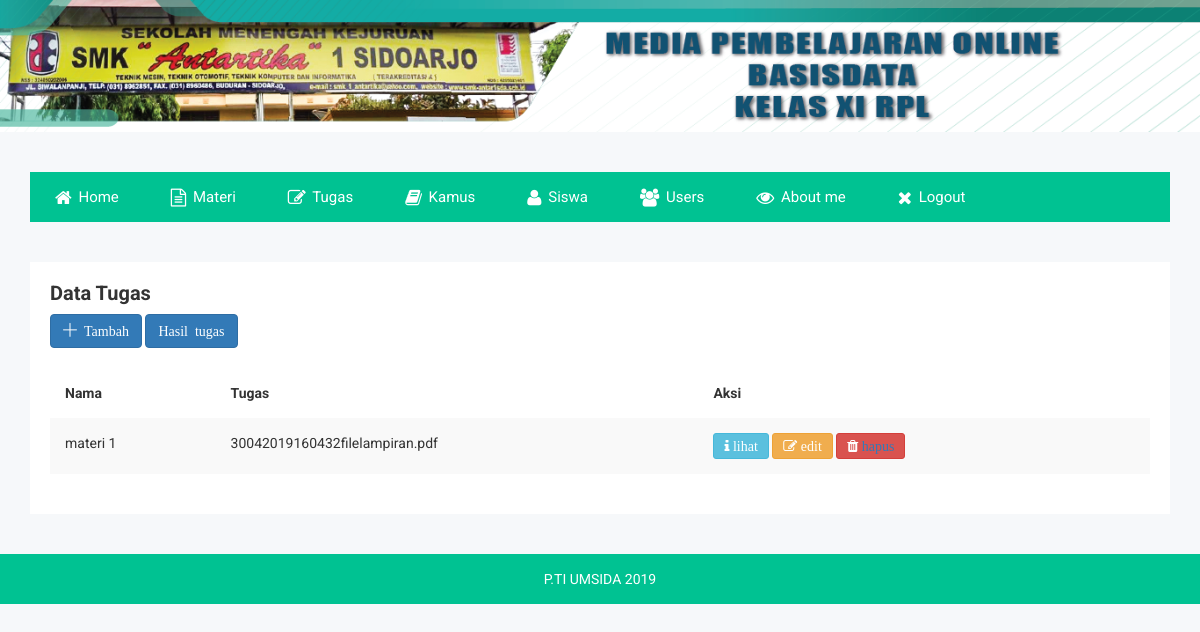
Page /tugas.php (signed in) on the earlier database version.
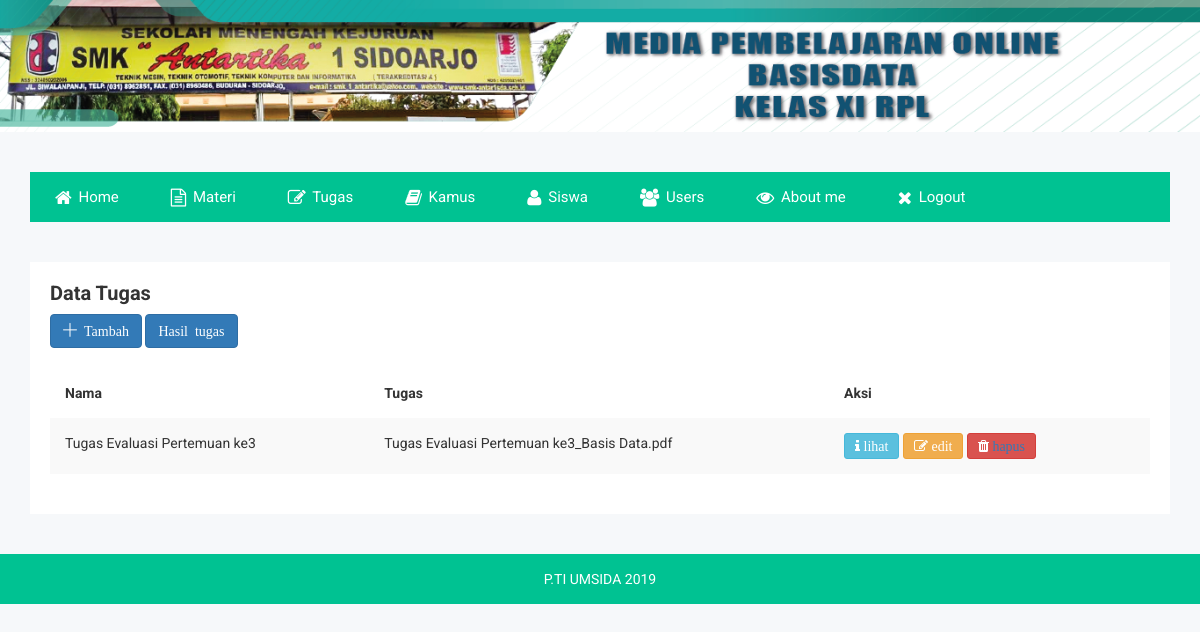
Same page on the later database version.
### tables this page shows
CREATE TABLE `tb_tugas` (
  `id_tugas` int(11) NOT NULL AUTO_INCREMENT,
  `nama` varchar(30) DEFAULT NULL,
  `tugas` varchar(100) DEFAULT NULL,
  PRIMARY KEY (`id_tugas`)
);

### tugas.php (the view, shortened to what this page needs)
<!doctype html>
<html class="no-js" lang="">
<head>
    <link rel="stylesheet" href="css/bootstrap.min.css">
    <link rel="stylesheet" href="css/font-awesome.min.css">
    <link rel="stylesheet" href="css/owl.carousel.css">
    <link rel="stylesheet" href="css/owl.theme.css">
    <link rel="stylesheet" href="css/owl.transitions.css">
    <link rel="stylesheet" href="css/meanmenu/meanmenu.min.css">
    <link rel="stylesheet" href="css/animate.css">
    <link rel="stylesheet" href="css/normalize.css">
    <link rel="stylesheet" href="css/scrollbar/jquery.mCustomScrollbar.min.css">
    <link rel="stylesheet" href="css/jvectormap/jquery-jvectormap-2.0.3.css">
    <link rel="stylesheet" href="css/notika-custom-icon.css">
    <link rel="stylesheet" href="css/wave/waves.min.css">
    <link rel="stylesheet" href="css/main.css">
    <link rel="stylesheet" href="style.css">
    <link rel="stylesheet" href="css/responsive.css">
    <link rel="stylesheet" href="css/jquery.dataTables.min.css">
</head>
<body>
    <?php
    if ($_SESSION['level']=="admin")
    {
        include("headerAdmin.php");
    }
    elseif ($_SESSION['level']=="guru")
    {
        include("headerGuru.php");
    }
    ?>
    <?php
    include_once "config.php";
    $result = mysqli_query($conn, "SELECT * FROM tb_tugas ORDER BY id_tugas ASC");
    ?>
    <div class="data-table-area">
        <div class="container">
            <div class="row">
                <div class="col-lg-12 col-md-12 col-sm-12 col-xs-12">
                    <div class="data-table-list">
                        <div class="basic-tb-hd">
                            <h2>Data Tugas</h2>
                            <a href="tambahTugas.php"><button class="btn btn-primary btn-icon-notika"><i class="notika-icon notika-plus-symbol" title="tambah"> Tambah</i> </button></a>
                             <a href="hasilTugas.php"><button class="btn btn-primary btn-icon-notika"><i class="notika-icon" title="lihat"> Hasil tugas</i> </button></a>
                        </div>
                        <div class="table-responsive">
                            <table id="data-table-basic" class="table table-striped">
                                <thead>
                                    <tr>
                                        <th>Nama</th>
                                        <th>Tugas</th>
                                        <th>Aksi</th>
                                    </tr>
                                </thead>
                                <tbody>
                                   <?php
                                    while($data = mysqli_fetch_array($result)) {
                                        echo"<tr>";
                                        echo "<td>" .$data['nama']. "</td>";
                                        echo "<td>".$data['tugas']."</td>";
                                        echo "<td><a href='detailTugas.php?id=$data[id_tugas]'><button title='detail' class='btn btn-info btn-sm fa fa-info'> lihat </button> <a href='editTugas.php?id=$data[id_tugas]'><button title='edit' class='btn btn-warning btn-sm fa fa-edit'> edit </button>
                                        <button title='hapus' class='btn btn-danger btn-sm fa fa-trash'><a href='deleteTugas.php?id=$data[id_tugas]'> hapus </button></td>";
                                        echo"</tr>";
                                    }
                                    ?>
                            </table>
                        </div>
                    </div>
                </div>
            </div>
        </div>
    </div>
    <div class="footer-copyright-area">
        <div class="container">
            <div class="row">
                <div class="col-lg-12 col-md-12 col-sm-12 col-xs-12">
                    <div class="footer-copy-right">
                        <p>P.TI UMSIDA 2019</p>
                    </div>
                </div>
            </div>
        </div>
    </div>
</body>
</html>

Differences in the rows shown:
removed tb_tugas: nama "materi 1", tugas "30042019160432filelampiran.pdf"
added tb_tugas: nama "Tugas Evaluasi Pertemuan ke3", tugas "Tugas Evaluasi Pertemuan ke3_Basis Data.pdf"
